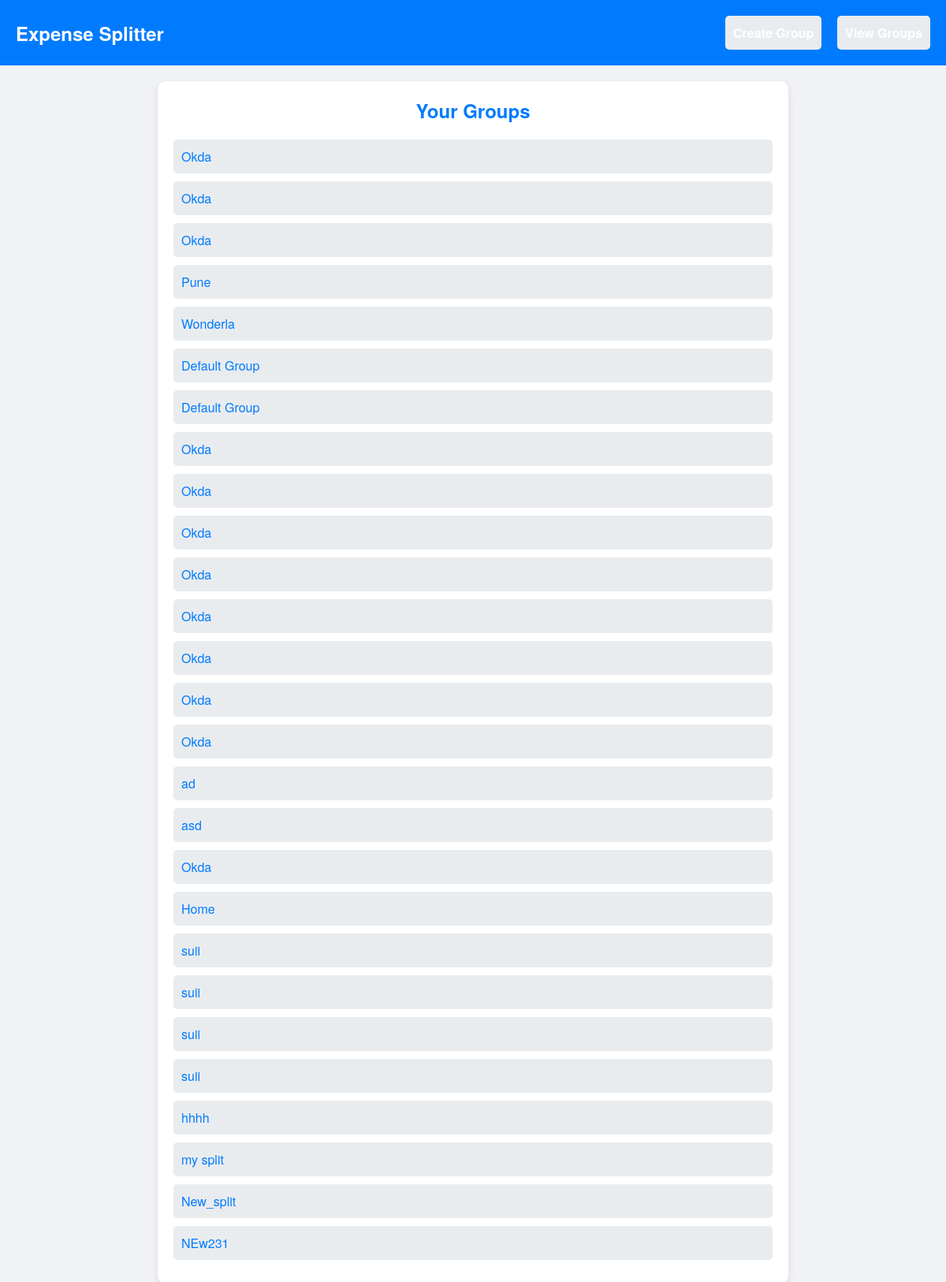
Screenshot of /view_groups/ with the database file from the repository.
### Expense_splitter_app/models.py (models this page shows, shortened)
class Group(models.Model):
    name = models.CharField(max_length=100)

### Expense_splitter_app/views.py (the view)
# urls.py: path('view_groups/', view_groups, name='view_groups'),
def view_groups(request):
    groups = Group.objects.all()
    return render(request, 'view_groups.html', {'groups': groups})

### templates/view_groups.html
{% extends 'base.html' %}
{% block content %}
<h2>Your Groups</h2>
<ul>
    {% for group in groups %}
    <li>
        <a href="{% url 'split_expenses' group.id %}">{{ group.name }}</a>
    </li>
    {% endfor %}
</ul>
{% endblock %}

### templates/base.html (shortened to what this page needs)
{% load static %}
<!DOCTYPE html>
<html lang="en">
<head>
    <link rel="stylesheet" href="{% static 'css/styles.css' %}">
</head>
<body>
    <header>
        <nav>
            <div class="nav-container">
                <h1>Expense Splitter</h1>
                <ul>
                    <li><a href="{% url 'create_group' %}">Create Group</a></li>
                    <li><a href="{% url 'view_groups' %}">View Groups</a></li>
                </ul>
            </div>
        </nav>
    </header>
    <main>
        <div class="container">
            {% block content %}{% endblock %}
        </div>
    </main>
</body>
</html>

### static/css/styles.css (style rules this page uses)
* { box-sizing: border-box; margin: 0; padding: 0; }
body { font-family: 'Helvetica Neue', Arial, sans-serif; background-color: #f0f2f5; color: #333; }
header { background-color: #007bff; color: white; padding: 10px 0; }
.nav-container { display: flex; justify-content: space-between; align-items: center; max-width: 1200px; margin: 0 auto; padding: 0 20px; }
nav ul { list-style-type: none; display: flex; }
nav ul li { margin-left: 20px; }
nav ul li a { color: white; text-decoration: none; font-weight: bold; transition: color 0.3s; }
.container { max-width: 800px; margin: 20px auto; padding: 20px; background: white; border-radius: 10px; box-shadow: 0 4px 10px rgba(0, 0, 0, 0.1); }
h2 { margin-bottom: 20px; color: #007bff; text-align: center; }
ul { list-style: none; padding: 0; }
ul li { background: #e9ecef; margin: 10px 0; padding: 10px; border-radius: 5px; display: flex; justify-content: space-between; }
ul li a { text-decoration: none; color: #007bff; }

### rows the page displays
Group: name "Okda"
Group: name "Okda"
Group: name "Okda"
Group: name "Pune"
Group: name "Wonderla"
Group: name "Default Group"
Group: name "Default Group"
Group: name "Okda"
Group: name "Okda"
Group: name "Okda"
Group: name "Okda"
Group: name "Okda"
Group: name "Okda"
Group: name "Okda"
Group: name "Okda"
Group: name "ad"
Group: name "asd"
Group: name "Okda"
Group: name "Home"
Group: name "suii"
Group: name "suii"
Group: name "suii"
Group: name "suii"
Group: name "hhhh"
Group: name "my split"
Group: name "New_split"
Group: name "NEw231"
